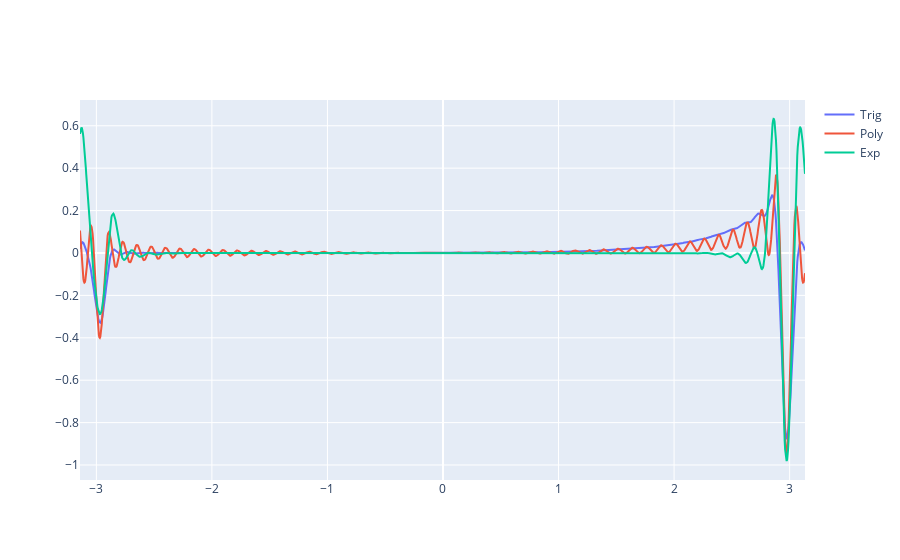

The notebook cell this image was saved under:
### Code cell
N=1500
xx=np.linspace(-np.pi,np.pi,N+1)
x=xx[0:-1]
def et(x,n,sign=1):
    if sign==1:
        return np.e**(1j*x*n)
    else:
        return np.e**(-1j*x*n)

def trigSig(n):

        Sipi=1.85193705198247
        sig=np.pi*np.sin((np.pi*np.abs(n))/(np.max(n)))/Sipi
        return sig
def polySig(n):
    sig=(np.pi*np.abs(n)/np.max(n))
    return sig
def expSig(n):
    alpha=2
    tau=np.linspace(1/np.max(N),1-(1/np.max(N)),1000)
    res=tau[1]-tau[0]
    const = np.pi/( res*sum(np.e**(1/(alpha*tau*(tau-1)))) )
    sig = const*( np.abs(n)/np.max(n) )*np.e**(1/(alpha*(np.abs(n)/max(n))*((np.abs(n)/max(n))-1)));
    sig[n==0]=0
    sig[0]=0
    sig[-1]=0
    return sig

'''
    type determines which fourier coefficient to calculate
        trig:1
        exp:2
        poly:3
'''
def partialFourierSum(M2,M1,x,n,cn,type=1):
    D2=np.zeros((M2-1,M1),dtype=complex)
    for p in range(M2-1):
      for q in range(M1-1):
        D2[p][q]=(et(x[p],n[q]))
    if type==1:
        sig=trigSig(n)
    elif type==2:
        sig=polySig(n)
    elif type==3:
        sig=expSig(n)
    SN=cn*(1j*np.sign(n)*sig)
    fx = np.dot(D2,SN)
    return fx.real
cn=exp(x,3,-2,-100,normalized=True,fourier=True,N=100)
N=[100]
M1=len(cn)
M2=1500
n=np.linspace(-M1/2,M1/2,M1)
h=np.linspace(0,M2-1,M2-1)
X =-np.pi+ (2*np.pi/M2)*h
#x=np.linspace(-5,5,M2-1)
fig=go.Figure()
plot(fig,x,partialFourierSum(M2,M1,x,n,cn,1),'Trig')
plot(fig,x,partialFourierSum(M2,M1,x,n,cn,2),'Poly')
plot(fig,x,partialFourierSum(M2,M1,x,n,cn,3),'Exp')
fig.show()

### Figure 1 — Plotly figure (JSON) as saved in the notebook; plotly's stock layout.template omitted (floating-point values rounded to 4 significant figures; data arrays with more than 128 entries replaced by an {"elided": "..."} marker saying what was removed)
{"data": [{"mode": "lines", "name": "Trig", "x": {"elided": "1500 float values"}, "y": {"elided": "1499 float values"}, "type": "scatter"}, {"mode": "lines", "name": "Poly", "x": {"elided": "1500 float values"}, "y": {"elided": "1499 float values"}, "type": "scatter"}, {"mode": "lines", "name": "Exp", "x": {"elided": "1500 float values"}, "y": {"elided": "1499 float values"}, "type": "scatter"}], "layout": {}}
